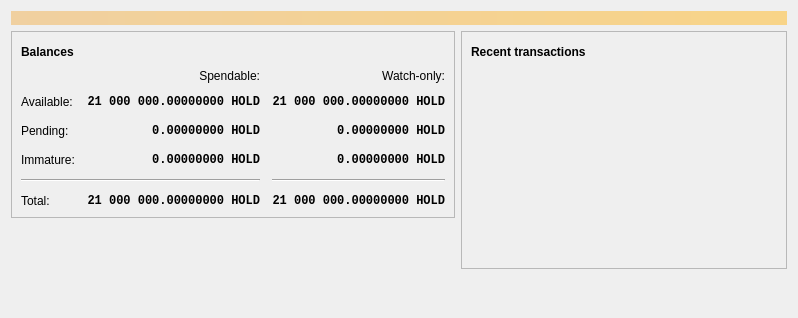
<?xml version="1.0" encoding="UTF-8"?>
<ui version="4.0">
 <class>OverviewPage</class>
 <widget class="QWidget" name="OverviewPage">
  <property name="geometry">
   <rect>
    <x>0</x>
    <y>0</y>
    <width>798</width>
    <height>318</height>
   </rect>
  </property>
  <property name="windowTitle">
   <string>Form</string>
  </property>
  <layout class="QVBoxLayout" name="topLayout">
   <item>
    <widget class="QLabel" name="labelAlerts">
     <property name="visible">
      <bool>false</bool>
     </property>
     <property name="styleSheet">
      <string notr="true">QLabel { background-color: qlineargradient(x1: 0, y1: 0, x2: 1, y2: 0, stop:0 #F0D0A0, stop:1 #F8D488); color:#000000; }</string>
     </property>
     <property name="wordWrap">
      <bool>true</bool>
     </property>
     <property name="margin">
      <number>3</number>
     </property>
     <property name="textInteractionFlags">
      <set>Qt::TextSelectableByMouse</set>
     </property>
    </widget>
   </item>
   <item>
    <layout class="QHBoxLayout" name="horizontalLayout" stretch="1,1">
     <item>
      <layout class="QVBoxLayout" name="verticalLayout_2">
       <item>
        <widget class="QFrame" name="frame">
         <property name="frameShape">
          <enum>QFrame::StyledPanel</enum>
         </property>
         <property name="frameShadow">
          <enum>QFrame::Raised</enum>
         </property>
         <layout class="QVBoxLayout" name="verticalLayout_4">
          <item>
           <layout class="QHBoxLayout" name="horizontalLayout_4">
            <item>
             <widget class="QLabel" name="label_5">
              <property name="font">
               <font>
                <weight>75</weight>
                <bold>true</bold>
               </font>
              </property>
              <property name="text">
               <string>Balances</string>
              </property>
             </widget>
            </item>
            <item>
             <widget class="QPushButton" name="labelWalletStatus">
              <property name="enabled">
               <bool>true</bool>
              </property>
              <property name="maximumSize">
               <size>
                <width>30</width>
                <height>16777215</height>
               </size>
              </property>
              <property name="toolTip">
               <string>The displayed information may be out of date. Your wallet automatically synchronizes with the HOLD network after a connection is established, but this process has not completed yet.</string>
              </property>
              <property name="text">
               <string/>
              </property>
              <property name="icon">
               <iconset resource="../hold.qrc">
                <normaloff>:/icons/warning</normaloff>
                <disabledoff>:/icons/warning</disabledoff>:/icons/warning</iconset>
              </property>
              <property name="iconSize">
               <size>
                <width>24</width>
                <height>24</height>
               </size>
              </property>
              <property name="flat">
               <bool>true</bool>
              </property>
             </widget>
            </item>
            <item>
             <spacer name="horizontalSpacer_3">
              <property name="orientation">
               <enum>Qt::Horizontal</enum>
              </property>
              <property name="sizeHint" stdset="0">
               <size>
                <width>40</width>
                <height>20</height>
               </size>
              </property>
             </spacer>
            </item>
           </layout>
          </item>
          <item>
           <layout class="QGridLayout" name="gridLayout">
            <property name="spacing">
             <number>12</number>
            </property>
            <item row="2" column="2">
             <widget class="QLabel" name="labelWatchPending">
              <property name="font">
               <font>
                <family>Monospace</family>
                <weight>75</weight>
                <bold>true</bold>
               </font>
              </property>
              <property name="cursor">
               <cursorShape>IBeamCursor</cursorShape>
              </property>
              <property name="toolTip">
               <string>Unconfirmed transactions to watch-only addresses</string>
              </property>
              <property name="text">
               <string notr="true">0.00000000 HOLD</string>
              </property>
              <property name="alignment">
               <set>Qt::AlignRight|Qt::AlignTrailing|Qt::AlignVCenter</set>
              </property>
              <property name="textInteractionFlags">
               <set>Qt::LinksAccessibleByMouse|Qt::TextSelectableByKeyboard|Qt::TextSelectableByMouse</set>
              </property>
             </widget>
            </item>
            <item row="2" column="1">
             <widget class="QLabel" name="labelUnconfirmed">
              <property name="font">
               <font>
                <family>Monospace</family>
                <weight>75</weight>
                <bold>true</bold>
               </font>
              </property>
              <property name="cursor">
               <cursorShape>IBeamCursor</cursorShape>
              </property>
              <property name="toolTip">
               <string>Total of transactions that have yet to be confirmed, and do not yet count toward the spendable balance</string>
              </property>
              <property name="text">
               <string notr="true">0.00000000 HOLD</string>
              </property>
              <property name="alignment">
               <set>Qt::AlignRight|Qt::AlignTrailing|Qt::AlignVCenter</set>
              </property>
              <property name="textInteractionFlags">
               <set>Qt::LinksAccessibleByMouse|Qt::TextSelectableByKeyboard|Qt::TextSelectableByMouse</set>
              </property>
             </widget>
            </item>
            <item row="3" column="2">
             <widget class="QLabel" name="labelWatchImmature">
              <property name="font">
               <font>
                <family>Monospace</family>
                <weight>75</weight>
                <bold>true</bold>
               </font>
              </property>
              <property name="cursor">
               <cursorShape>IBeamCursor</cursorShape>
              </property>
              <property name="toolTip">
               <string>Mined balance in watch-only addresses that has not yet matured</string>
              </property>
              <property name="text">
               <string notr="true">0.00000000 HOLD</string>
              </property>
              <property name="alignment">
               <set>Qt::AlignRight|Qt::AlignTrailing|Qt::AlignVCenter</set>
              </property>
              <property name="textInteractionFlags">
               <set>Qt::LinksAccessibleByMouse|Qt::TextSelectableByKeyboard|Qt::TextSelectableByMouse</set>
              </property>
             </widget>
            </item>
            <item row="4" column="0" colspan="2">
             <widget class="Line" name="line">
              <property name="orientation">
               <enum>Qt::Horizontal</enum>
              </property>
             </widget>
            </item>
            <item row="4" column="2">
             <widget class="Line" name="lineWatchBalance">
              <property name="sizePolicy">
               <sizepolicy hsizetype="Preferred" vsizetype="Fixed">
                <horstretch>0</horstretch>
                <verstretch>0</verstretch>
               </sizepolicy>
              </property>
              <property name="minimumSize">
               <size>
                <width>140</width>
                <height>0</height>
               </size>
              </property>
              <property name="orientation">
               <enum>Qt::Horizontal</enum>
              </property>
             </widget>
            </item>
            <item row="5" column="0">
             <widget class="QLabel" name="labelTotalText">
              <property name="text">
               <string>Total:</string>
              </property>
             </widget>
            </item>
            <item row="3" column="1">
             <widget class="QLabel" name="labelImmature">
              <property name="font">
               <font>
                <family>Monospace</family>
                <weight>75</weight>
                <bold>true</bold>
               </font>
              </property>
              <property name="cursor">
               <cursorShape>IBeamCursor</cursorShape>
              </property>
              <property name="toolTip">
               <string>Mined balance that has not yet matured</string>
              </property>
              <property name="text">
               <string notr="true">0.00000000 HOLD</string>
              </property>
              <property name="alignment">
               <set>Qt::AlignRight|Qt::AlignTrailing|Qt::AlignVCenter</set>
              </property>
              <property name="textInteractionFlags">
               <set>Qt::LinksAccessibleByMouse|Qt::TextSelectableByKeyboard|Qt::TextSelectableByMouse</set>
              </property>
             </widget>
            </item>
            <item row="2" column="3">
             <spacer name="horizontalSpacer_2">
              <property name="orientation">
               <enum>Qt::Horizontal</enum>
              </property>
              <property name="sizeHint" stdset="0">
               <size>
                <width>40</width>
                <height>20</height>
               </size>
              </property>
             </spacer>
            </item>
            <item row="3" column="0">
             <widget class="QLabel" name="labelImmatureText">
              <property name="text">
               <string>Immature:</string>
              </property>
             </widget>
            </item>
            <item row="5" column="1">
             <widget class="QLabel" name="labelTotal">
              <property name="font">
               <font>
                <family>Monospace</family>
                <weight>75</weight>
                <bold>true</bold>
               </font>
              </property>
              <property name="cursor">
               <cursorShape>IBeamCursor</cursorShape>
              </property>
              <property name="toolTip">
               <string>Your current total balance</string>
              </property>
              <property name="text">
               <string notr="true">21 000 000.00000000 HOLD</string>
              </property>
              <property name="alignment">
               <set>Qt::AlignRight|Qt::AlignTrailing|Qt::AlignVCenter</set>
              </property>
              <property name="textInteractionFlags">
               <set>Qt::LinksAccessibleByMouse|Qt::TextSelectableByKeyboard|Qt::TextSelectableByMouse</set>
              </property>
             </widget>
            </item>
            <item row="5" column="2">
             <widget class="QLabel" name="labelWatchTotal">
              <property name="font">
               <font>
                <family>Monospace</family>
                <weight>75</weight>
                <bold>true</bold>
               </font>
              </property>
              <property name="cursor">
               <cursorShape>IBeamCursor</cursorShape>
              </property>
              <property name="toolTip">
               <string>Current total balance in watch-only addresses</string>
              </property>
              <property name="text">
               <string notr="true">21 000 000.00000000 HOLD</string>
              </property>
              <property name="alignment">
               <set>Qt::AlignRight|Qt::AlignTrailing|Qt::AlignVCenter</set>
              </property>
              <property name="textInteractionFlags">
               <set>Qt::LinksAccessibleByMouse|Qt::TextSelectableByKeyboard|Qt::TextSelectableByMouse</set>
              </property>
             </widget>
            </item>
            <item row="0" column="2">
             <widget class="QLabel" name="labelWatchonly">
              <property name="text">
               <string>Watch-only:</string>
              </property>
              <property name="alignment">
               <set>Qt::AlignRight|Qt::AlignTrailing|Qt::AlignVCenter</set>
              </property>
             </widget>
            </item>
            <item row="1" column="0">
             <widget class="QLabel" name="labelBalanceText">
              <property name="text">
               <string>Available:</string>
              </property>
             </widget>
            </item>
            <item row="1" column="1">
             <widget class="QLabel" name="labelBalance">
              <property name="font">
               <font>
                <family>Monospace</family>
                <weight>75</weight>
                <bold>true</bold>
               </font>
              </property>
              <property name="cursor">
               <cursorShape>IBeamCursor</cursorShape>
              </property>
              <property name="toolTip">
               <string>Your current spendable balance</string>
              </property>
              <property name="text">
               <string notr="true">21 000 000.00000000 HOLD</string>
              </property>
              <property name="alignment">
               <set>Qt::AlignRight|Qt::AlignTrailing|Qt::AlignVCenter</set>
              </property>
              <property name="textInteractionFlags">
               <set>Qt::LinksAccessibleByMouse|Qt::TextSelectableByKeyboard|Qt::TextSelectableByMouse</set>
              </property>
             </widget>
            </item>
            <item row="1" column="2">
             <widget class="QLabel" name="labelWatchAvailable">
              <property name="font">
               <font>
                <family>Monospace</family>
                <weight>75</weight>
                <bold>true</bold>
               </font>
              </property>
              <property name="cursor">
               <cursorShape>IBeamCursor</cursorShape>
              </property>
              <property name="toolTip">
               <string>Your current balance in watch-only addresses</string>
              </property>
              <property name="text">
               <string notr="true">21 000 000.00000000 HOLD</string>
              </property>
              <property name="alignment">
               <set>Qt::AlignRight|Qt::AlignTrailing|Qt::AlignVCenter</set>
              </property>
              <property name="textInteractionFlags">
               <set>Qt::LinksAccessibleByMouse|Qt::TextSelectableByKeyboard|Qt::TextSelectableByMouse</set>
              </property>
             </widget>
            </item>
            <item row="2" column="0">
             <widget class="QLabel" name="labelPendingText">
              <property name="text">
               <string>Pending:</string>
              </property>
             </widget>
            </item>
            <item row="0" column="1">
             <widget class="QLabel" name="labelSpendable">
              <property name="text">
               <string>Spendable:</string>
              </property>
              <property name="alignment">
               <set>Qt::AlignRight|Qt::AlignTrailing|Qt::AlignVCenter</set>
              </property>
             </widget>
            </item>
           </layout>
          </item>
         </layout>
        </widget>
       </item>
       <item>
        <spacer name="verticalSpacer">
         <property name="orientation">
          <enum>Qt::Vertical</enum>
         </property>
         <property name="sizeHint" stdset="0">
          <size>
           <width>20</width>
           <height>40</height>
          </size>
         </property>
        </spacer>
       </item>
      </layout>
     </item>
     <item>
      <layout class="QVBoxLayout" name="verticalLayout_3">
       <item>
        <widget class="QFrame" name="frame_2">
         <property name="frameShape">
          <enum>QFrame::StyledPanel</enum>
         </property>
         <property name="frameShadow">
          <enum>QFrame::Raised</enum>
         </property>
         <layout class="QVBoxLayout" name="verticalLayout">
          <item>
           <layout class="QHBoxLayout" name="horizontalLayout_2">
            <item>
             <widget class="QLabel" name="label_4">
              <property name="font">
               <font>
                <weight>75</weight>
                <bold>true</bold>
               </font>
              </property>
              <property name="text">
               <string>Recent transactions</string>
              </property>
             </widget>
            </item>
            <item>
             <widget class="QPushButton" name="labelTransactionsStatus">
              <property name="enabled">
               <bool>true</bool>
              </property>
              <property name="maximumSize">
               <size>
                <width>30</width>
                <height>16777215</height>
               </size>
              </property>
              <property name="toolTip">
               <string>The displayed information may be out of date. Your wallet automatically synchronizes with the HOLD network after a connection is established, but this process has not completed yet.</string>
              </property>
              <property name="text">
               <string/>
              </property>
              <property name="icon">
               <iconset resource="../hold.qrc">
                <normaloff>:/icons/warning</normaloff>
                <disabledoff>:/icons/warning</disabledoff>:/icons/warning</iconset>
              </property>
              <property name="iconSize">
               <size>
                <width>24</width>
                <height>24</height>
               </size>
              </property>
              <property name="flat">
               <bool>true</bool>
              </property>
             </widget>
            </item>
            <item>
             <spacer name="horizontalSpacer">
              <property name="orientation">
               <enum>Qt::Horizontal</enum>
              </property>
              <property name="sizeHint" stdset="0">
               <size>
                <width>40</width>
                <height>20</height>
               </size>
              </property>
             </spacer>
            </item>
           </layout>
          </item>
          <item>
           <widget class="QListView" name="listTransactions">
            <property name="styleSheet">
             <string notr="true">QListView { background: transparent; }</string>
            </property>
            <property name="frameShape">
             <enum>QFrame::NoFrame</enum>
            </property>
            <property name="verticalScrollBarPolicy">
             <enum>Qt::ScrollBarAlwaysOff</enum>
            </property>
            <property name="horizontalScrollBarPolicy">
             <enum>Qt::ScrollBarAlwaysOff</enum>
            </property>
            <property name="selectionMode">
             <enum>QAbstractItemView::NoSelection</enum>
            </property>
           </widget>
          </item>
         </layout>
        </widget>
       </item>
       <item>
        <spacer name="verticalSpacer_2">
         <property name="orientation">
          <enum>Qt::Vertical</enum>
         </property>
         <property name="sizeHint" stdset="0">
          <size>
           <width>20</width>
           <height>40</height>
          </size>
         </property>
        </spacer>
       </item>
      </layout>
     </item>
    </layout>
   </item>
  </layout>
 </widget>
 <resources/>
 <connections/>
</ui>
